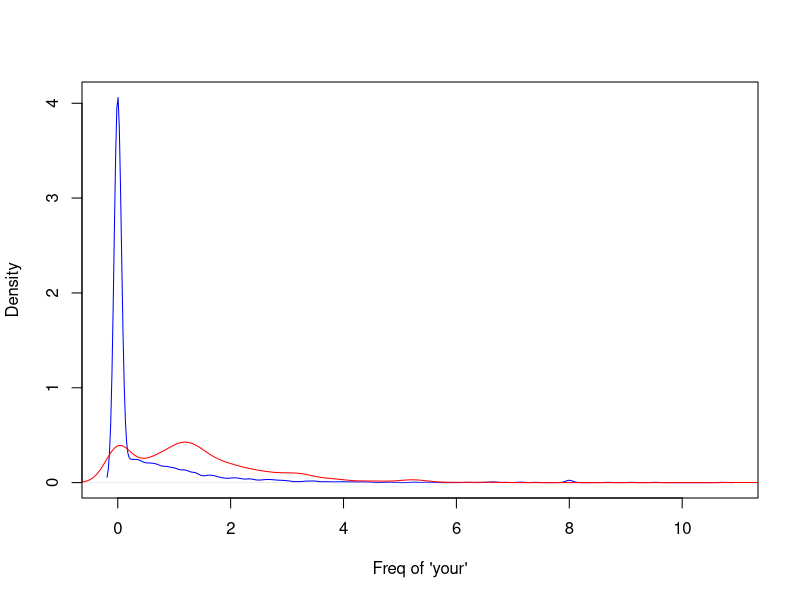
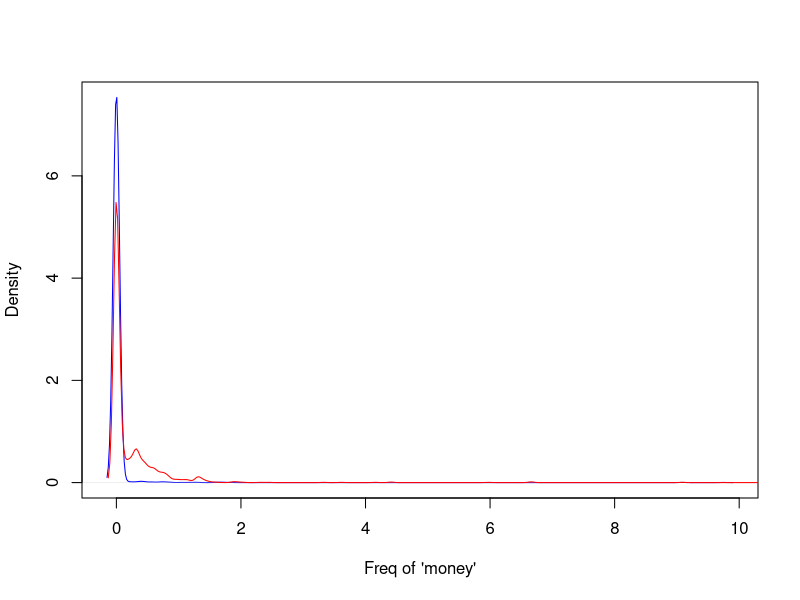
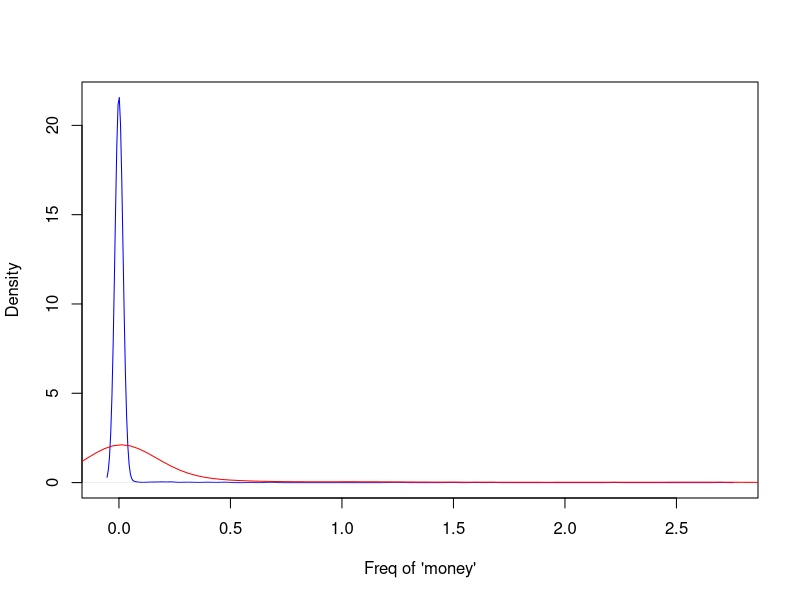

The R script that drew these images, in order:

###Spam email example

library(kernlab)
data(spam)

#How often does the word your appear in spam vs non-spam emails
plot(density(spam$your[spam$type == "nonspam"]), col = "blue", main ="", xlab = "Freq of 'your'")
lines(density(spam$your[spam$type == "spam"]), col = "red")

#Simple prediction based on a cutoff
prediction <- ifelse(spam$your > 0.5, "spam", "nonspam")
#So, what is my prediction accuracy?
table(prediction, spam$type)/length(spam$type)
#prediction   nonspam      spam
#     nonspam 0.4590306 0.1017170
#     spam    0.1469246 0.2923278

0.459+0.292
# 0.751 

tapply(spam$capitalAve, spam$type, summary)

plot(density(spam$money[spam$type == "nonspam"]), col = "blue", main ="", xlab = "Freq of 'money'")
lines(density(spam$money[spam$type == "spam"]), col = "red")

plot(density(spam$credit[spam$type == "nonspam"]), col = "blue", main ="", xlab = "Freq of 'money'")
lines(density(spam$credit[spam$type == "spam"]), col = "red")
